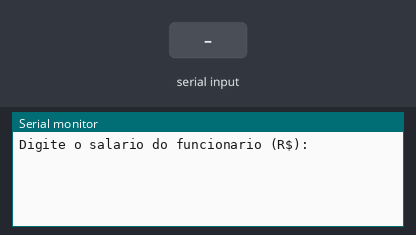
Recording of a sketch running on a simulated Arduino Uno, built with avr-gcc and run on an emulated ATmega328P. Parts: the last lines printed to the serial monitor. The inputs (shaded band) are chosen by the test bench.

Above: at 1.2 s.
1.3 s: "90,45\n" received over Serial
At 1.8 s:
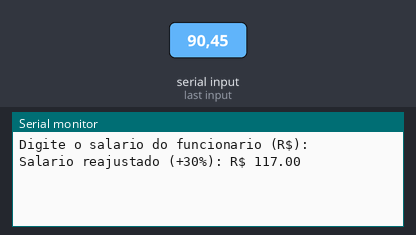
4.3 s: "30,150\n" received over Serial
At 5.7 s:
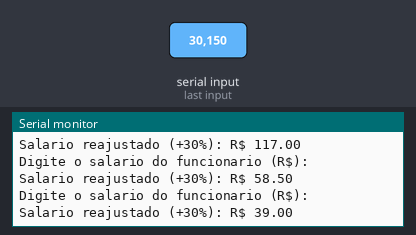
Timing chart, 0 to 7.3 s (numbered marks = the images above; inputs shaded):
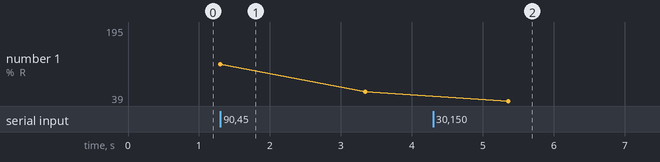

Measured:
- after the input at 1.3 s, the serial monitor: prints a new line at once (image 1)
- after the input at 4.3 s, the serial monitor: prints a new line after 1.1 s (image 2)
- plotted number 1: 58.5 → 195 after the input at 4.3 s

The sketch:

ex_9if1.ino
```cpp
// C++ code
//
void setup() {
  Serial.begin(9600); // Inicia a comunicação serial
}

void loop() {
  float salario;

  Serial.println("\nDigite o salario do funcionario (R$):");
  while(!Serial.available()) {} // Aguarda entrada do usuário
  salario = Serial.parseFloat();
  Serial.read(); // Limpa o buffer

  // Verifica se o salário é menor que 500
  if(salario < 500) {
    float novo_salario = salario * 1.30; // Aumento de 30%
    Serial.print("Salario reajustado (+30%): R$ ");
    Serial.println(novo_salario, 2); // Exibe com 2 casas decimais
  } else {
    Serial.println("Este funcionario nao tem direito ao aumento.");
    Serial.print("Salario atual: R$ ");
    Serial.println(salario, 2);
  }

  delay(2000); // Espera 2 segundos antes de reiniciar
}
```
